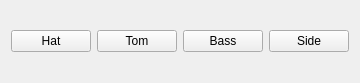
<?xml version="1.0" encoding="UTF-8"?>
<ui version="4.0">
 <class>FormKeyboard</class>
 <widget class="QWidget" name="FormKeyboard">
  <property name="geometry">
   <rect>
    <x>0</x>
    <y>0</y>
    <width>186</width>
    <height>83</height>
   </rect>
  </property>
  <property name="windowTitle">
   <string>Keyboard</string>
  </property>
  <layout class="QVBoxLayout" name="verticalLayout">
   <item>
    <layout class="QHBoxLayout" name="horizontalLayout_Drum">
     <item>
      <widget class="QPushButton" name="btnHighHat">
       <property name="text">
        <string>Hat</string>
       </property>
      </widget>
     </item>
     <item>
      <widget class="QPushButton" name="btnTomtom">
       <property name="text">
        <string>Tom</string>
       </property>
      </widget>
     </item>
     <item>
      <widget class="QPushButton" name="btnBass">
       <property name="text">
        <string>Bass</string>
       </property>
      </widget>
     </item>
     <item>
      <widget class="QPushButton" name="btnSide">
       <property name="text">
        <string>Side</string>
       </property>
      </widget>
     </item>
    </layout>
   </item>
   <item>
    <layout class="QHBoxLayout" name="horizontalLayout_Keyboard"/>
   </item>
  </layout>
 </widget>
 <resources/>
 <connections/>
</ui>
